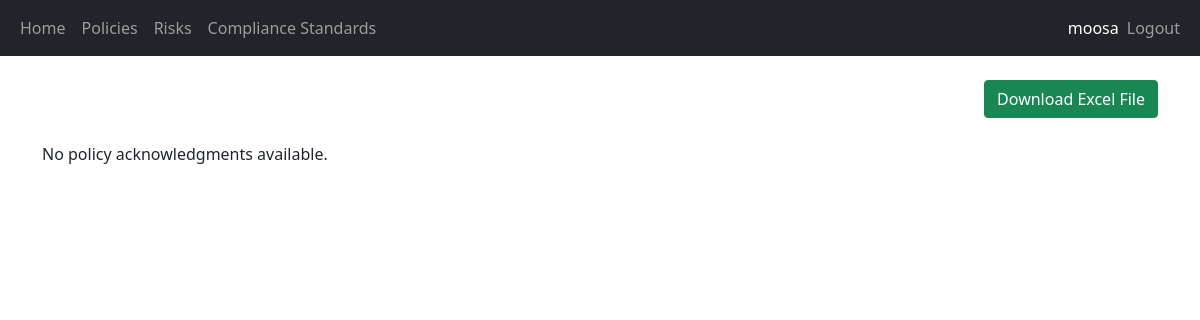
Page /policy/35/policy-acknowledgment-list (signed in) on the earlier database version.
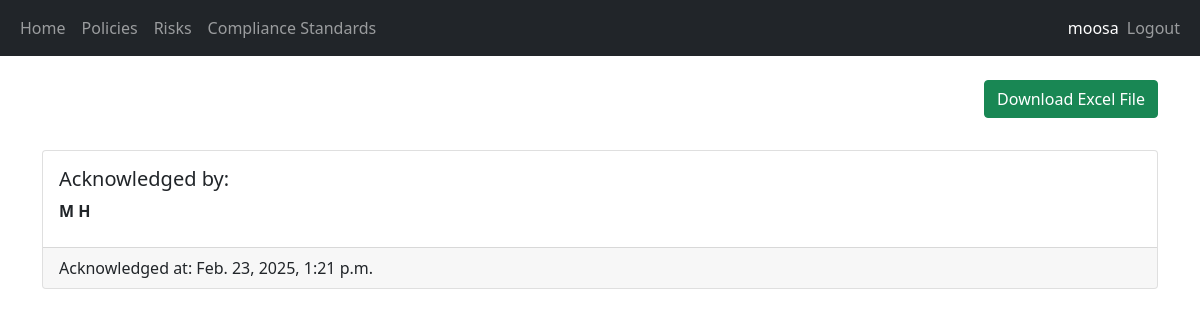
Same page on the later database version.
### security/models.py (models this page shows)
class PolicyAcknowledgment(models.Model):
    policy = models.ForeignKey(Policy, on_delete=models.CASCADE)
    user = models.ForeignKey(User, on_delete=models.CASCADE)
    acknowledged_at = models.DateTimeField(auto_now_add=True)

### security/views.py (the view)
# urls.py: path('policy/<int:pk>/policy-acknowledgment-list', views.view_policy_acknowledgments, name='view_policy_acknowledgments'),
@login_required(login_url="/login")
@permission_required("security.view_policyacknowledgment", login_url="/access-denied")
def view_policy_acknowledgments(request, pk):
    policy_acknowledgments = PolicyAcknowledgment.objects.filter(policy = pk).order_by('-acknowledged_at')
    return render(request, 'security/list_related_policy_acknowledgment.html', {"policy_acknowledgments": policy_acknowledgments, "policy": Policy.objects.filter(id=pk).first()})

### security/templates/security/list_related_policy_acknowledgment.html (shortened to what this page needs)
{% extends 'main/base.html' %}
{% block content %}
<div class="text-end">
    <a class="btn btn-success" href="{% url 'download_ack_report' policy.pk %}">Download Excel File</a>
</div>
<br/>
{% for policy_acknowledgment in policy_acknowledgments %}
<div class="card mt-2">
    <div class="card-body d-flex flex-row justify-content-between">
        <div class="card-title">
            <h5>Acknowledged by:</h5>
            <strong>{{ policy_acknowledgment.user.first_name }} {{ policy_acknowledgment.user.last_name }}</strong>
        </div>
    </div>
    <div class="card-footer">Acknowledged at: {{ policy_acknowledgment.acknowledged_at }}</div>
</div>
<br/>
{% empty %}
<p>No policy acknowledgments available.</p>
{% endfor %}
{% endblock %}

Differences in the rows shown:
added PolicyAcknowledgment: user.first_name "M", user.last_name "H", acknowledged_at "Feb. 23, 2025, 1:21 p.m."
Other differences:
text no longer shown: "No policy acknowledgments available."
